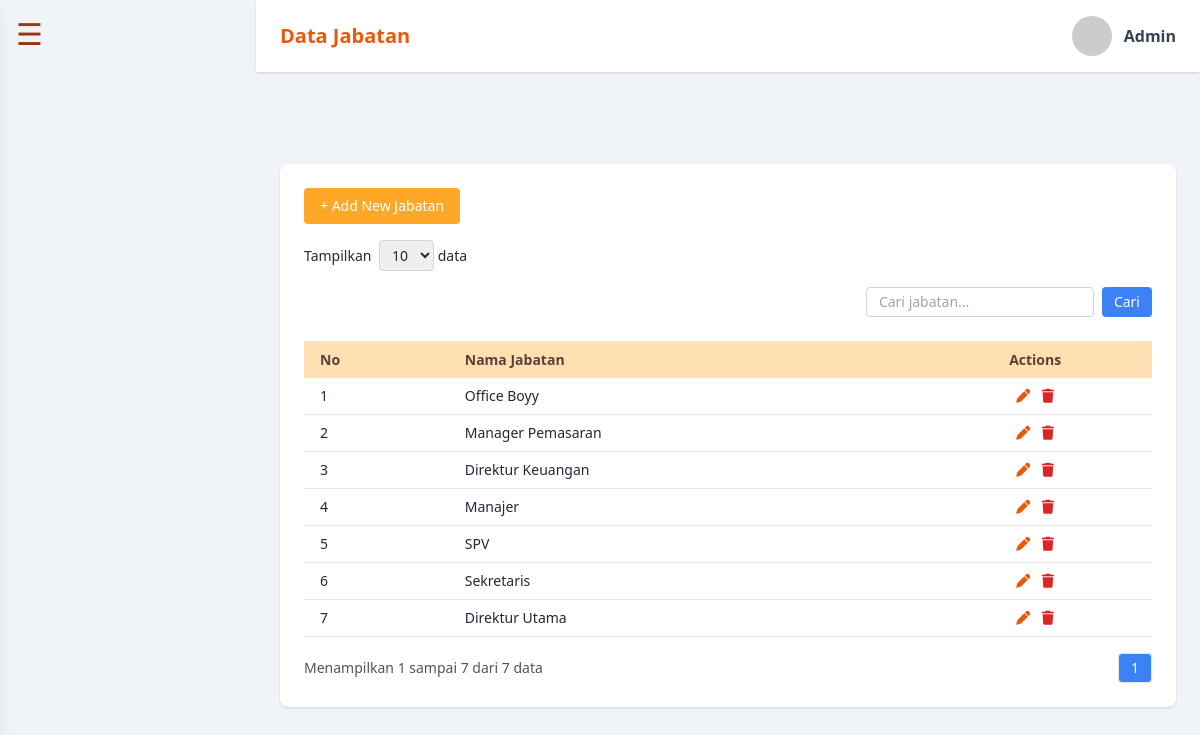
/jabatan/index.php (signed in), run on the app's committed database.
### tables this page shows
CREATE TABLE `jabatan` (
  `id` int(11) NOT NULL,
  `nama_jabatan` varchar(100) NOT NULL,
  `created_at` timestamp NOT NULL DEFAULT current_timestamp()
);

### jabatan/index.php (the view, shortened to what this page needs)
<?php
require '../config/koneksi.php';
include '../layouts/sidebar-admin.php';
$search = isset($_GET['search']) ? trim($_GET['search']) : '';
$page = isset($_GET['page']) ? (int)$_GET['page'] : 1;
$limit = 10;
$offset = ($page - 1) * $limit;
$where = $search ? "WHERE nama_jabatan LIKE '%$search%'" : '';
$total_query = mysqli_query($conn, "SELECT COUNT(*) as total FROM jabatan $where");
$total_data = mysqli_fetch_assoc($total_query)['total'];
$data = mysqli_query($conn, "SELECT * FROM jabatan $where ORDER BY id DESC LIMIT $limit OFFSET $offset");
?>
<!DOCTYPE html>
<html lang="id">
<head>
  <script src="https://cdn.tailwindcss.com"></script>
  <link rel="stylesheet" href="https://cdnjs.cloudflare.com/ajax/libs/font-awesome/6.5.0/css/all.min.css">
</head>
<body class="text-gray-800">
<header class="bg-white py-4 px-6 shadow flex justify-between items-center fixed top-0 left-64 right-0 z-40">
  <h1 class="text-xl font-bold text-orange-600">Data Jabatan</h1>
  <div class="flex items-center gap-3">
    <img src="https://i.pravatar.cc/40" class="rounded-full w-10 h-10" alt="Profile">
    <span class="font-semibold text-gray-700">Admin</span>
  </div>
</header>
<main class="pt-24 ml-64 px-6 pb-10">
  <div class="bg-white p-6 rounded-lg shadow">
    <div class="flex justify-between items-center mb-4">
      <button onclick="openAddModal()" class="btn-orange text-white px-4 py-2 rounded text-sm font-medium">
        + Add New Jabatan
      </button>
    </div>
    <div class="mb-4">
      <label class="text-sm">Tampilkan
        <select class="border border-gray-300 rounded px-2 py-1 ml-1 text-sm">
          <option>10</option><option>25</option><option>50</option>
        </select> data
      </label>
    </div>
    <div class="flex justify-end mb-2">
      <form method="GET" class="flex gap-2">
        <input type="text" name="search" value="<?= htmlspecialchars($search) ?>" placeholder="Cari jabatan..." class="border border-gray-300 rounded px-3 py-1 text-sm">
        <button type="submit" class="bg-blue-500 text-white px-3 py-1 rounded text-sm hover:bg-blue-600">Cari</button>
      </form>
    </div>
    <div class="overflow-x-auto">
      <table class="w-full text-sm text-left border-t">
        <thead class="table-header">
          <tr>
            <th class="px-4 py-2">No</th>
            <th class="px-4 py-2">Nama Jabatan</th>
            <th class="px-4 py-2 text-center">Actions</th>
          </tr>
        </thead>
        <tbody>
          <?php if ($total_data === 0): ?>
            <script>
              Swal.fire({
                icon: 'info',
                title: 'Tidak ditemukan',
                text: 'Data dengan kata kunci "<?= htmlspecialchars($search) ?>" tidak ditemukan.',
                timer: 3000,
                showConfirmButton: false
              });
            </script>
            <tr>
              <td colspan="3" class="text-center py-4 text-gray-500 italic">Data tidak ditemukan.</td>
            </tr>
          <?php else: ?>
            <?php $no = $offset + 1; while ($row = mysqli_fetch_assoc($data)): ?>
              <tr class="border-b table-row">
                <td class="px-4 py-2"><?= $no++ ?></td>
                <td class="px-4 py-2"><?= $row['nama_jabatan'] ?></td>
                <td class="px-4 py-2 text-center">
                  <button onclick="openEditModal(<?= $row['id'] ?>, '<?= addslashes($row['nama_jabatan']) ?>')" class="text-orange-600 hover:text-orange-800 mx-1" title="Edit">
                    <i class="fas fa-pen"></i>
                  </button>
                  <a href="hapus.php?id=<?= $row['id'] ?>" onclick="return confirm('Hapus data ini?')" class="text-red-600 hover:text-red-800 mx-1" title="Delete">
                    <i class="fas fa-trash"></i>
                  </a>
                </td>
              </tr>
            <?php endwhile; ?>
          <?php endif; ?>
        </tbody>
      </table>
    </div>
    <div class="mt-4 flex justify-between items-center text-sm text-gray-600">
      <div>
        Menampilkan <?= $offset + 1 ?> sampai <?= min($offset + $limit, $total_data) ?> dari <?= $total_data ?> data
      </div>
      <div class="flex items-center space-x-2">
        <span class="px-3 py-1 border rounded bg-blue-500 text-white"><?= $page ?></span>
      </div>
    </div>
  </div>
</main>
</body>
</html>

### jabatan/index.php (style rules this page uses)
body { background: #f0f4f8; }
.btn-orange { background-color: #FFA726; }
.table-header { background-color: #FFE0B2; color: #5D4037; }

### data on the page
jabatan: nama_jabatan "Office Boyy"
jabatan: nama_jabatan "Manager Pemasaran"
jabatan: nama_jabatan "Direktur Keuangan"
jabatan: nama_jabatan "Manajer"
jabatan: nama_jabatan "SPV"
jabatan: nama_jabatan "Sekretaris"
jabatan: nama_jabatan "Direktur Utama"

### other printed values
$offset + 1 "1"
min($offset + $limit, $total_data) "7"
$total_data "7"
$page "1"
